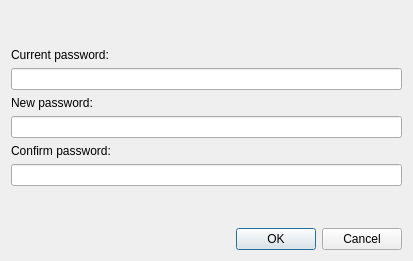
<?xml version="1.0" encoding="UTF-8"?>
<ui version="4.0">
 <class>ChangePasswordDialog</class>
 <widget class="QDialog" name="ChangePasswordDialog">
  <property name="geometry">
   <rect>
    <x>0</x>
    <y>0</y>
    <width>413</width>
    <height>261</height>
   </rect>
  </property>
  <layout class="QVBoxLayout" name="verticalLayout">
   <item>
    <spacer name="verticalSpacer">
     <property name="orientation">
      <enum>Qt::Vertical</enum>
     </property>
     <property name="sizeHint" stdset="0">
      <size>
       <width>20</width>
       <height>0</height>
      </size>
     </property>
    </spacer>
   </item>
   <item>
    <widget class="QLabel" name="currPasswordLabel">
     <property name="text">
      <string>Current password:</string>
     </property>
    </widget>
   </item>
   <item>
    <widget class="QLineEdit" name="currPasswordEdit">
     <property name="echoMode">
      <enum>QLineEdit::Password</enum>
     </property>
    </widget>
   </item>
   <item>
    <widget class="QLabel" name="label">
     <property name="text">
      <string>New password:</string>
     </property>
    </widget>
   </item>
   <item>
    <widget class="QLineEdit" name="newPasswordEdit">
     <property name="echoMode">
      <enum>QLineEdit::Password</enum>
     </property>
    </widget>
   </item>
   <item>
    <widget class="QLabel" name="label_2">
     <property name="text">
      <string>Confirm password:</string>
     </property>
    </widget>
   </item>
   <item>
    <widget class="QLineEdit" name="confirmPasswordEdit">
     <property name="echoMode">
      <enum>QLineEdit::Password</enum>
     </property>
    </widget>
   </item>
   <item>
    <spacer name="verticalSpacer_2">
     <property name="orientation">
      <enum>Qt::Vertical</enum>
     </property>
     <property name="sizeHint" stdset="0">
      <size>
       <width>20</width>
       <height>0</height>
      </size>
     </property>
    </spacer>
   </item>
   <item>
    <widget class="QDialogButtonBox" name="buttonBox">
     <property name="orientation">
      <enum>Qt::Horizontal</enum>
     </property>
     <property name="standardButtons">
      <set>QDialogButtonBox::Cancel|QDialogButtonBox::Ok</set>
     </property>
    </widget>
   </item>
  </layout>
 </widget>
 <resources/>
 <connections>
  <connection>
   <sender>buttonBox</sender>
   <signal>accepted()</signal>
   <receiver>ChangePasswordDialog</receiver>
   <slot>accept()</slot>
   <hints>
    <hint type="sourcelabel">
     <x>248</x>
     <y>254</y>
    </hint>
    <hint type="destinationlabel">
     <x>157</x>
     <y>274</y>
    </hint>
   </hints>
  </connection>
  <connection>
   <sender>buttonBox</sender>
   <signal>rejected()</signal>
   <receiver>ChangePasswordDialog</receiver>
   <slot>reject()</slot>
   <hints>
    <hint type="sourcelabel">
     <x>316</x>
     <y>260</y>
    </hint>
    <hint type="destinationlabel">
     <x>286</x>
     <y>274</y>
    </hint>
   </hints>
  </connection>
  <connection>
   <sender>newPasswordEdit</sender>
   <signal>textChanged(QString)</signal>
   <receiver>ChangePasswordDialog</receiver>
   <slot>passwordChanged(QString)</slot>
   <hints>
    <hint type="sourcelabel">
     <x>206</x>
     <y>107</y>
    </hint>
    <hint type="destinationlabel">
     <x>206</x>
     <y>111</y>
    </hint>
   </hints>
  </connection>
  <connection>
   <sender>confirmPasswordEdit</sender>
   <signal>textChanged(QString)</signal>
   <receiver>ChangePasswordDialog</receiver>
   <slot>confirmationChanged(QString)</slot>
   <hints>
    <hint type="sourcelabel">
     <x>206</x>
     <y>163</y>
    </hint>
    <hint type="destinationlabel">
     <x>206</x>
     <y>111</y>
    </hint>
   </hints>
  </connection>
 </connections>
 <slots>
  <slot>passwordChanged(QString)</slot>
  <slot>confirmationChanged(QString)</slot>
 </slots>
</ui>
